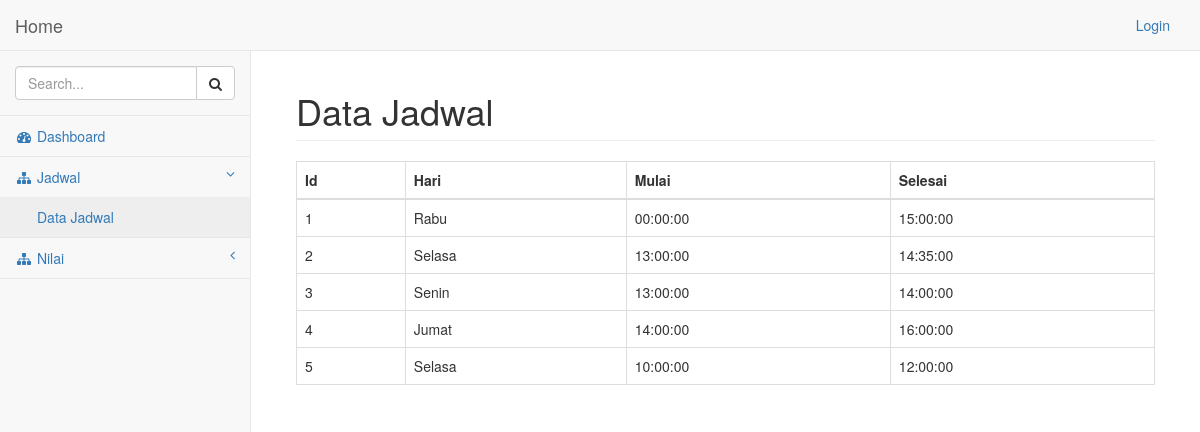
Screenshot of /pages/jadwal/index.php with the database file from the repository.
### tables this page shows
CREATE TABLE IF NOT EXISTS `jadwal` (
  `Id_Jadwal` int(11) NOT NULL,
  `Hari` varchar(32) NOT NULL,
  `Mulai` time NOT NULL,
  `Selesai` time NOT NULL,
  PRIMARY KEY (`Id_Jadwal`)
);

### pages/jadwal/index.php (the view, shortened to what this page needs)
<!DOCTYPE html>
<html lang="en">
<head>
    <link href="../../bower_components/bootstrap/dist/css/bootstrap.min.css" rel="stylesheet">
    <link href="../../bower_components/metisMenu/dist/metisMenu.min.css" rel="stylesheet">
    <link href="../../dist/css/sb-admin-2.css" rel="stylesheet">
    <link href="../../bower_components/font-awesome/css/font-awesome.min.css" rel="stylesheet" type="text/css">
</head>
<body>
<?php
if(isset($_SESSION['Login']) && $_SESSION['Login'] == "Admin")
{
?>
    <div id="wrapper">
        <nav class="navbar navbar-default navbar-static-top" role="navigation" style="margin-bottom: 0">
            <div class="navbar-header">
                <button type="button" class="navbar-toggle" data-toggle="collapse" data-target=".navbar-collapse">
                    <span class="sr-only">Toggle navigation</span>
                    <span class="icon-bar"></span>
                    <span class="icon-bar"></span>
                    <span class="icon-bar"></span>
                </button>
                <a class="navbar-brand" href="../index.php">Home</a>
            </div>
            <ul class="nav navbar-top-links navbar-right">
                <li class="divider"></li>
                    <li><a href="../logout.php"><i class="fa fa-sign-out fa-fw"></i> Logout</a>
                </li>
            </ul>
            <div class="navbar-default sidebar" role="navigation">
                <div class="sidebar-nav navbar-collapse">
                    <ul class="nav" id="side-menu">
                        <li class="sidebar-search">
                            <div class="input-group custom-search-form">
                                <input type="text" class="form-control" placeholder="Search...">
                                <span class="input-group-btn">
                                    <button class="btn btn-default" type="button">
                                        <i class="fa fa-search"></i>
                                    </button>
                                </span>
                            </div>
                        </li>
                        <li>
                            <a href="../index.php"><i class="fa fa-dashboard fa-fw"></i> Dashboard</a>
                        </li>
                        <li>
                            <a href="#"><i class="fa fa-sitemap fa-fw"></i> Asisten<span class="fa arrow"></span></a>
                            <ul class="nav nav-second-level">
                                <li>
                                    <a href="../asisten/index.php">Data Asisten</a>
                                </li>
                                <li>
                                    <a href="../asisten/input.php">Input Asisten</a>
                                </li>
                            </ul>
                        </li>
                        <li>
                            <a href="#"><i class="fa fa-sitemap fa-fw"></i> Jadwal<span class="fa arrow"></span></a>
                            <ul class="nav nav-second-level">
                                <li>
                                    <a href="../jadwal/index.php">Data Jadwal</a>
                                </li>
                                <li>
                                    <a href="../jadwal/input.php">Input Jadwal</a>
                                </li>
                            </ul>
                        </li>
                        <li>
                            <a href="#"><i class="fa fa-sitemap fa-fw"></i> Praktikkan<span class="fa arrow"></span></a>
                            <ul class="nav nav-second-level">
                                <li>
                                    <a href="../praktikan/index.php">Data Praktikkan</a>
                                </li>
                                <li>
                                    <a href="../praktikan/input.php">Input Praktikkan</a>
                                </li>
                            </ul>
                        </li>
                        <li>
                            <a href="#"><i class="fa fa-sitemap fa-fw"></i> Praktikum <span class="fa arrow"></span></a>
                            <ul class="nav nav-second-level">
                                <li>
                                    <a href="../praktikum/index.php">Data Praktikum</a>
                                </li>
                                <li>
                                    <a href="../praktikum/input.php">Input Praktikum</a>
                                </li>
                            </ul>
                        </li>
			<li>
                            <a href="#"><i class="fa fa-sitemap fa-fw"></i> Nilai<span class="fa arrow"></span></a>
                            <ul class="nav nav-second-level">
                                <li>
                                    <a href="../tugaspraktikum/index.php">Nilai Tugas Praktikum</a>
                                 </li>
                                <li>
                                    <a href="../tugasrumah/index.php">Nilai Tugas Rumah</a>
                                </li>
                                <li>
                                    <a href="../nilaiakhir.php">Nilai</a>
                                </li>
                            </ul>
                        </li>
                    </ul>
                </div>
            </div>
        </nav>
        <div id="page-wrapper">
            <div class="container-fluid">
                <div class="row">
                    <div class="col-lg-12">
                        <br>
                        <?php
                        if (isset($_GET['err']))
                        {
                            echo '<div class="alert alert-warning">';
                            if ($_GET['err']=="inp")
                            {
                                echo "Gagal Menginput Data";
                            }
                            else if ($_GET['err']=="upd")
                            {
                                echo "Gagal Mengupdate Data";
                            }
                            else
                            {
                                echo "Gagal Menghapus Data";
                            }
                            echo '</div>';
                        }
                        ?>
                        <h1 class="page-header">Data Jadwal</h1>
                        <table class="table table-bordered table-hover">
                                <thead>
                                    <tr>
                                        <th>Id</th>
                                        <th>Hari</th>
                                        <th>Mulai</th>
                                        <th>Selesai</th>
                                        <th>Action</th>
                                    </tr>
                                </thead>
                                <tbody>
                                    <?php
                                    $jadwal = mysql_query("select * from jadwal");
                                    while ($row = mysql_fetch_array($jadwal)) {
                                        echo "<tr>";
                                        echo "<td>".$row['Id_Jadwal']."</td>";
                                        echo "<td>".$row['Hari']."</td>";
                                        echo "<td>".$row['Mulai']."</td>";
                                        echo "<td>".$row['Selesai']."</td>";
                                        echo '<td><a href="edit.php?id='.$row['Id_Jadwal'].'"> Edit </a>';
                                        echo ' - ';
                                        echo '<a href="delete.php?id='.$row['Id_Jadwal'].'"> Delete </a></td>';
                                        echo "</tr>";
                                    }
                                    ?>
                                </tbody>
                            </table>
                    </div>
                </div>
            </div>
        </div>
    </div>
<?php
}
else
{
?>
    <div id="wrapper">
        <nav class="navbar navbar-default navbar-static-top" role="navigation" style="margin-bottom: 0">
            <div class="navbar-header">
                <a class="navbar-brand" href="../index.php">Home</a>
            </div>
            <?php
            if(isset($_SESSION['Login']))
            {
            ?>
            <ul class="nav navbar-top-links navbar-right">
                <li class="dropdown">
                    <ul class="nav navbar-top-links navbar-right">
                        <li class="divider"></li>
                        <li><a href="../logout.php"> Logout</a></li>
                    </ul>
                </li>
            </ul>
            <?php
            }
            else
            {
            ?>
            <ul class="nav navbar-top-links navbar-right">
                    <li><a href="../login.php"> Login</a>
                </li>
            </ul>
            <?php
            }
            ?>
            <div class="navbar-default sidebar" role="navigation">
                <div class="sidebar-nav navbar-collapse">
                    <ul class="nav" id="side-menu">
                        <li class="sidebar-search">
                            <div class="input-group custom-search-form">
                                <input type="text" class="form-control" placeholder="Search...">
                                <span class="input-group-btn">
                                    <button class="btn btn-default" type="button">
                                        <i class="fa fa-search"></i>
                                    </button>
                                </span>
                            </div>
                        </li>
                        <?php if(isset($_SESSION['Login']))
                        {
                            if($_SESSION['Login'] == 'Asisten'||$_SESSION['Login']=='PJ')
                            {
                            ?>
                        <li>
                            <a href="../index.php"><i class="fa fa-dashboard fa-fw"></i> Dashboard</a>
                        </li>
                        <li>
                            <a href="#"><i class="fa fa-sitemap fa-fw"></i> Jadwal<span class="fa arrow"></span></a>
                            <ul class="nav nav-second-level">
                                <li>
                                    <a href="../jadwal/index.php">Data Jadwal</a>
                                </li>
                            </ul>
                        </li>
			<li>
                            <a href="#"><i class="fa fa-sitemap fa-fw"></i> Absen<span class="fa arrow"></span></a>
                            <ul class="nav nav-second-level">
                                <li>
                                    <a href="#">Form <span class="fa arrow"></span></a>
                                    <ul class="nav nav-second-level">
                                        <li>
                                            <a href="../absenasisten/index.php">Absen Asisten</a>
                                        </li>
                                        <li>
                                            <a href="../absenpraktikan/index.php"> Absen Praktikan</a>
                                        </li>
                                    </ul>
                                    <a href="#">Input <span class="fa arrow"></span></a>
                                    <ul class="nav nav-second-level">
                                        <li>
                                            <a href="../absenasisten/input.php">Absen Asisten</a>
                                        </li>
                                        <li>
                                            <a href="../absenpraktikan/input.php"> Absen Praktikan</a>
                                        </li>
                                    </ul>
                                </li>
                            </ul>
                        </li>
			<li>
                            <a href="#"><i class="fa fa-sitemap fa-fw"></i> Nilai<span class="fa arrow"></span></a>
                            <ul class="nav nav-second-level">
                                <li>
                                    <a href="#">Form <span class="fa arrow"></span></a>
                                    <ul class="nav nav-second-level">
                                        <li>
                                            <a href="../tugaspraktikum/index.php">Tugas Praktikum</a>
                                        </li>
                                        <li>
                                            <a href="../tugasrumah/index.php"> Tugas Rumah</a>
                                        </li>
                                        <li>
                                            <a href="../nilaiakhir.php">Nilai</a>
                                        </li>
                                    </ul>
                                    <a href="#">Input <span class="fa arrow"></span></a>
                                    <ul class="nav nav-second-level">
                                        <li>
                                            <a href="../tugaspraktikum/input.php">Input Tugas Praktikum</a>
                                        </li>
                                        <li>
                                            <a href="../tugasrumah/input.php"> Input Tugas Rumah</a>
                                        </li>
                                    </ul>
                                </li>
                            </ul>
                        </li>
                        <?php
                        } } else { ?>
                        <li>
                            <a href="../index.php"><i class="fa fa-dashboard fa-fw"></i> Dashboard</a>
                        </li>
                        <li>
                            <a href="#"><i class="fa fa-sitemap fa-fw"></i> Jadwal<span class="fa arrow"></span></a>
                            <ul class="nav nav-second-level">
                                <li>
                                    <a href="../jadwal/index.php">Data Jadwal</a>
                                </li>
                            </ul>
                        </li>
                        <li>
                            <a href="#"><i class="fa fa-sitemap fa-fw"></i> Nilai<span class="fa arrow"></span></a>
                        </li>
                        <?php } ?>
                    </ul>
                </div>
            </div>
        </nav>
        <div id="page-wrapper">
            <div class="container-fluid">
                <div class="row">
                    <div class="col-lg-12">
                        <h1 class="page-header">Data Jadwal</h1>
                        <table class="table table-bordered table-hover">
                                <thead>
                                    <tr>
                                        <th>Id</th>
                                        <th>Hari</th>
                                        <th>Mulai</th>
                                        <th>Selesai</th>
                                    </tr>
                                </thead>
                                <tbody>
                                    <?php
                                    $jadwal = mysql_query("select * from jadwal");
                                    while ($row = mysql_fetch_array($jadwal)) {
                                        echo "<tr>";
                                        echo "<td>".$row['Id_Jadwal']."</td>";
                                        echo "<td>".$row['Hari']."</td>";
                                        echo "<td>".$row['Mulai']."</td>";
                                        echo "<td>".$row['Selesai']."</td>";
                                    }
                                    ?>
                                </tbody>
                            </table>
                    </div>
                </div>
            </div>
        </div>
    </div>
<?php
}
?>
</body>
</html>

### rows the page displays
jadwal: Id_Jadwal "1", Hari "Rabu", Mulai "00:00:00", Selesai "15:00:00"
jadwal: Id_Jadwal "2", Hari "Selasa", Mulai "13:00:00", Selesai "14:35:00"
jadwal: Id_Jadwal "3", Hari "Senin", Mulai "13:00:00", Selesai "14:00:00"
jadwal: Id_Jadwal "4", Hari "Jumat", Mulai "14:00:00", Selesai "16:00:00"
jadwal: Id_Jadwal "5", Hari "Selasa", Mulai "10:00:00", Selesai "12:00:00"
